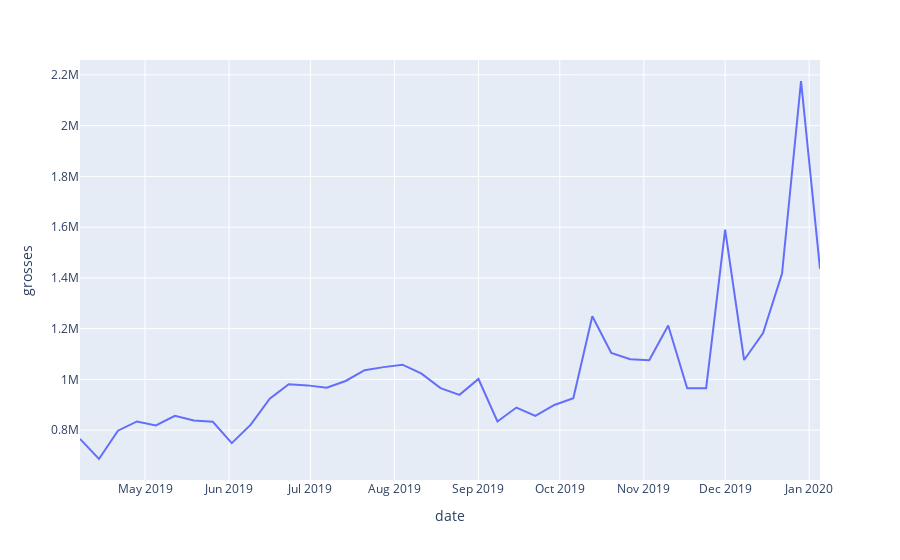

This figure's notebook cell:
### Markdown cell above
Very strong positive linear trend for these grosses.  We can see visually it would be a good idea to keep this show open.

### Code cell
px.line(df_beetlejuice, x=df_beetlejuice.index, y='grosses')

### Figure 1 — Plotly figure (JSON) as saved in the notebook; plotly's stock layout.template omitted (floating-point values rounded to 4 significant figures)
{"data": [{"hovertemplate": "date=%{x}<br>grosses=%{y}<extra></extra>", "legendgroup": "", "line": {"color": "#636efa", "dash": "solid"}, "mode": "lines", "name": "", "orientation": "v", "showlegend": false, "type": "scatter", "x": ["2019-04-07T00:00:00", "2019-04-14T00:00:00", "2019-04-21T00:00:00", "2019-04-28T00:00:00", "2019-05-05T00:00:00", "2019-05-12T00:00:00", "2019-05-19T00:00:00", "2019-05-26T00:00:00", "2019-06-02T00:00:00", "2019-06-09T00:00:00", "2019-06-16T00:00:00", "2019-06-23T00:00:00", "2019-06-30T00:00:00", "2019-07-07T00:00:00", "2019-07-14T00:00:00", "2019-07-21T00:00:00", "2019-07-28T00:00:00", "2019-08-04T00:00:00", "2019-08-11T00:00:00", "2019-08-18T00:00:00", "2019-08-25T00:00:00", "2019-09-01T00:00:00", "2019-09-08T00:00:00", "2019-09-15T00:00:00", "2019-09-22T00:00:00", "2019-09-29T00:00:00", "2019-10-06T00:00:00", "2019-10-13T00:00:00", "2019-10-20T00:00:00", "2019-10-27T00:00:00", "2019-11-03T00:00:00", "2019-11-10T00:00:00", "2019-11-17T00:00:00", "2019-11-24T00:00:00", "2019-12-01T00:00:00", "2019-12-08T00:00:00", "2019-12-15T00:00:00", "2019-12-22T00:00:00", "2019-12-29T00:00:00", "2020-01-05T00:00:00"], "xaxis": "x", "y": [765711, 686456, 797929, 834395, 818904, 856787, 838049, 833073, 749093, 821713, 923837, 981335, 976547, 967707, 993855, 1036333, 1048493, 1058005, 1023008, 965907, 939044, 1001783, 834375, 889158, 856466, 899377, 925658, 1249045, 1104332, 1079679, 1075707, 1212735, 965164, 965560, 1589839, 1076500, 1182899, 1417445, 2175859, 1435799], "yaxis": "y"}], "layout": {"legend": {"tracegroupgap": 0}, "margin": {"t": 60}, "xaxis": {"anchor": "y", "domain": [0, 1], "title": {"text": "date"}}, "yaxis": {"anchor": "x", "domain": [0, 1], "title": {"text": "grosses"}}}}
